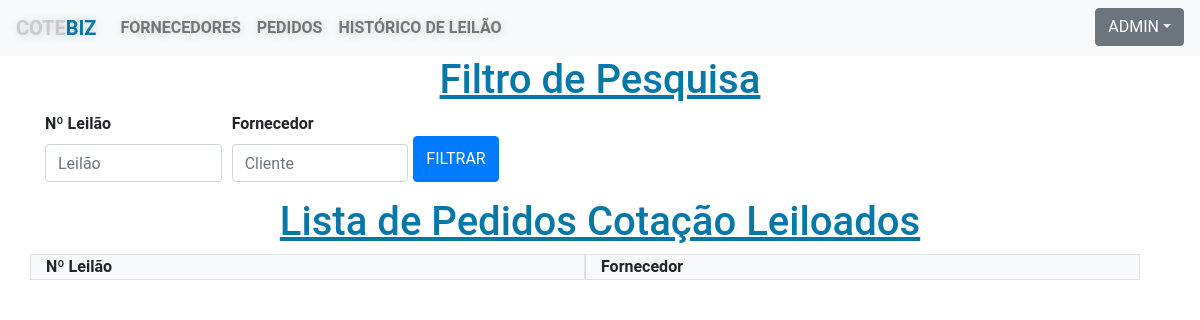
/listar_produtos_cotados/ (signed in), run on an earlier commit of the app's database.
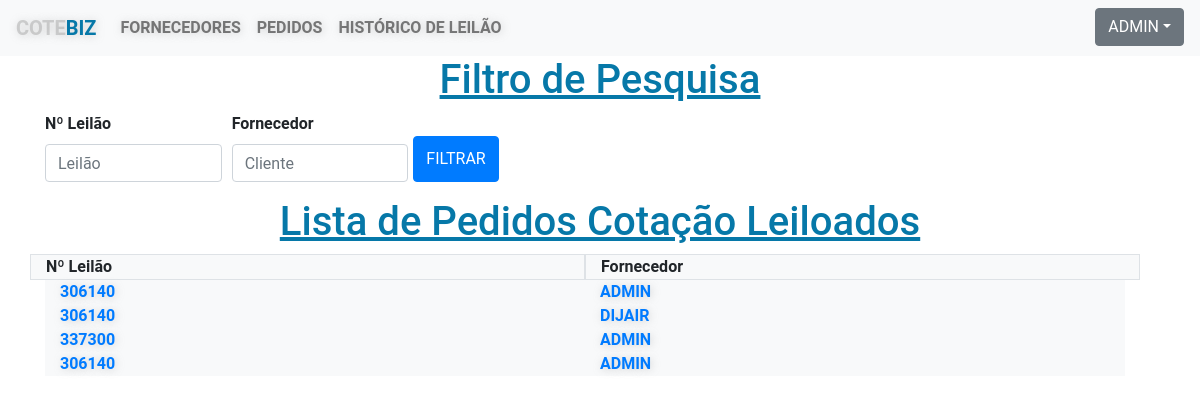
And on a later commit of the database.
### core/models.py (models this page shows, shortened)
class Pedido_de_cotacao_fornecedor(models.Model):
    fornecedor = models.CharField('Fornecedor', max_length=30)
    n_leilao =models.CharField('Número de Leilão', max_length=10)
    arquivo = models.FileField(upload_to='arquivos')
    observacao_1 = models.TextField('Observação1', max_length=100, null=True, blank=True)
    observacao_2 = models.TextField('Observação2', max_length=100, null=True, blank=True)
    observacao_3 = models.TextField('Observação3', max_length=100, null=True, blank=True)
    observacao_4 = models.TextField('Observação4', max_length=100, null=True, blank=True)
    observacao_5 = models.TextField('Observação5', max_length=100, null=True, blank=True)
    observacao_6 = models.TextField('Observação6', max_length=100, null=True, blank=True)
    observacao_7 = models.TextField('Observação7', max_length=100, null=True, blank=True)
    observacao_8 = models.TextField('Observação8', max_length=100, null=True, blank=True)
    observacao_9 = models.TextField('Observação9', max_length=100, null=True, blank=True)
    observacao_10 = models.TextField('Observação10', max_length=100, null=True, blank=True)
    observacao_11 = models.TextField('Observação11', max_length=100, null=True, blank=True)
    observacao_12 = models.TextField('Observação12', max_length=100, null=True, blank=True)
    observacao_13 = models.TextField('Observação13', max_length=100, null=True, blank=True)
    observacao_14 = models.TextField('Observação14', max_length=100, null=True, blank=True)
    observacao_15 = models.TextField('Observação15', max_length=100, null=True, blank=True)
    observacao_16 = models.TextField('Observação16', max_length=100, null=True, blank=True)
    observacao_17 = models.TextField('Observação17', max_length=100, null=True, blank=True)
    observacao_18 = models.TextField('Observação18', max_length=100, null=True, blank=True)
    observacao_19 = models.TextField('Observação19', max_length=100, null=True, blank=True)
    observacao_20 = models.TextField('Observação20', max_length=100, null=True, blank=True)
    class Meta:
        verbose_name ='Pedido_de_cotacao_fornecedor'
        verbose_name_plural ='Pedido_de_cotacao_fornecedores'

### core/views.py (the view)
# urls.py: path('listar_produtos_cotados/', views.listar_produtos_cotados, name='listar_produtos_cotados'),
@login_required(login_url='/login_user/')
def listar_produtos_cotados(request):
    if str(request.user) == 'admin':
        produtos_cotados = Pedido_de_cotacao_fornecedor.objects.all()
        n_leilao_query = request.GET.get('n_leilao')
        fornecedor_query = request.GET.get('fornecedor')
        if n_leilao_query != '' and n_leilao_query is not None:
            produtos_cotados = produtos_cotados.filter(n_leilao__icontains=n_leilao_query)
        if fornecedor_query != '' and fornecedor_query is not None:
            produtos_cotados = produtos_cotados.filter(fornecedor__icontains=fornecedor_query)
        context={
            'produtos_cotados': produtos_cotados
        }
        return render(request, 'listar_produtos_cotados.html', context)
    else:
        return redirect('/')

### core/templates/listar_produtos_cotados.html
{% extends "pagina_modelo.html" %}
{% block content %}
<div class="conteudo">
    <div class="container">
        <h1 class="text-center "><u>Filtro de Pesquisa</u></h1>
        <form method="GET" action="#">
            <div class="form-row">
              <div class="form-group col-md-2 col-lg-2">
                <label for="leilao"><strong>Nº Leilão</strong></label>
                <input type="text" class="form-control" id="n_leilao" name="n_leilao" placeholder="Leilão">
              </div>
              <div class="form-group col-md-2 col-lg-2">
                  <label for="nome"><strong>Fornecedor</strong></label>
                  <input type="text" class="form-control" id="fornecedor" name="fornecedor" placeholder="Cliente">
              </div>
              <button type="submit" class="btn btn-primary  mt-4 mb-3">Filtrar</button>
            </div>
      </form>
      <h1 class="text-center "><u>Lista de Pedidos Cotação Leiloados</u></h1>
        <div class="row w-100">
            <div class="col border bg-light" ><strong>Nº Leilão</strong></div>
            <div class="col border bg-light"><strong>Fornecedor</strong></div>
        </div>
    {% for item in produtos_cotados %}
        <div class="container">
            <div class="row w-100">
                <div class="col border-bottom-3 bg-light" ><a onclick="limpar_campos()" href="/detalhar_produtos_cotados/{{item.id}}">{{ item.n_leilao }}</a></div>
                <div class="col border-bottom-0 bg-light" ><a onclick="limpar_campos()" href="/detalhar_produtos_cotados/{{item.id}}">{{ item.fornecedor }}</a></div>
            </div>
        </div>
    {% endfor %}
</div>
{% endblock %}

What changed in the data, as far as the page shows it:
added Pedido_de_cotacao_fornecedor: n_leilao "306140", fornecedor "ADMIN"
added Pedido_de_cotacao_fornecedor: n_leilao "306140", fornecedor "DIJAIR"
added Pedido_de_cotacao_fornecedor: n_leilao "337300", fornecedor "ADMIN"
added Pedido_de_cotacao_fornecedor: n_leilao "306140", fornecedor "ADMIN"
